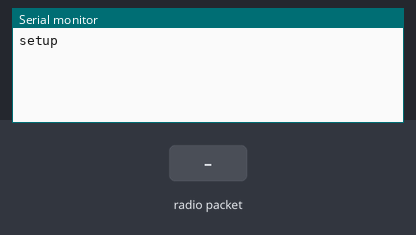
A sketch run on a simulated Arduino Uno, built with avr-gcc and run on an emulated ATmega328P. Parts: the last lines printed to the serial monitor. The test bench sets the inputs (shaded band). No radio packets arrive unless stated.

Above: at 2.2 s.
2.3 s: radio packet "1" arrives
At 2.7 s:
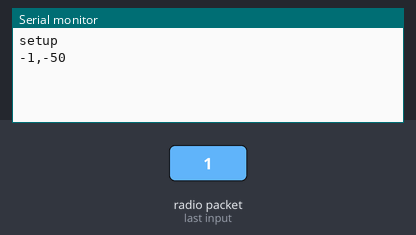
3.8 s: radio packet "0" arrives
At 5.0 s:
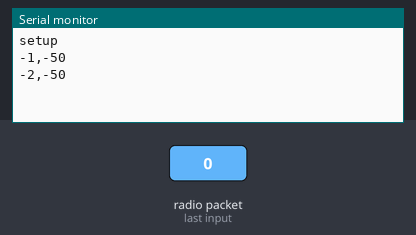
5.3 s: radio packet "2" arrives
At 6.2 s:
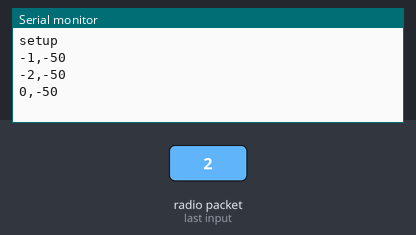

Measured:
- after the input at 2.3 s, the serial monitor: prints a new line at once (image 1)
- after the input at 3.8 s, the serial monitor: prints a new line at once (image 2)
- after the input at 5.3 s, the serial monitor: prints a new line at once (image 3)

The sketch:

433mhzRX.ino
```cpp
#include <VirtualWire.h>

const int led_pin = LED_BUILTIN;
const int transmit_pin = 12;
const int receive_pin = 11;
const int transmit_en_pin = 3;

void setup()
{
  delay(1000);
  Serial.begin(9600);  // Debugging only
  Serial.println("setup");

  // Initialise the IO and ISR
  vw_set_tx_pin(transmit_pin);
  vw_set_rx_pin(receive_pin);
  vw_set_ptt_pin(transmit_en_pin);
  vw_set_ptt_inverted(true); // Required for DR3100
  vw_setup(2000);  // Bits per sec

  vw_rx_start();       // Start the receiver PLL running
}

void loop()
{
  uint8_t buf[VW_MAX_MESSAGE_LEN];
  uint8_t buflen = VW_MAX_MESSAGE_LEN;

  if (vw_get_message(buf, &buflen)) // Non-blocking
  {

    digitalWrite(led_pin, HIGH); // Flash a light to show received good message
    Serial.print(map(buf[0], 0, 100, -50, 50));
    Serial.print(',');
    Serial.print(map(buf[1], 0, 100, -50, 50));
    Serial.println();
    digitalWrite(led_pin, LOW);
  }
}
```
